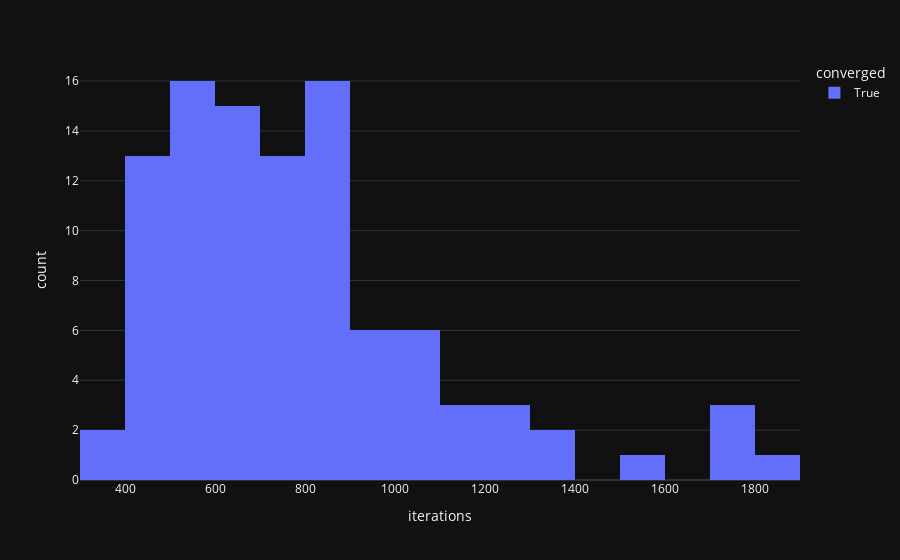

The notebook cell saved with this chart:
### Code cell
px.histogram(meta_data, x='iterations', color='converged')

### Figure 1 — Plotly figure (JSON) as saved in the notebook; plotly's stock layout.template omitted (floating-point values rounded to 4 significant figures)
{"data": [{"alignmentgroup": "True", "bingroup": "x", "hovertemplate": "converged=True<br>iterations=%{x}<br>count=%{y}<extra></extra>", "legendgroup": "True", "marker": {"color": "#636efa", "pattern": {"shape": ""}}, "name": "True", "offsetgroup": "True", "orientation": "v", "showlegend": true, "x": [807, 336, 1271, 788, 1023, 453, 934, 1381, 1062, 752, 481, 606, 826, 515, 648, 681, 1706, 564, 588, 1750, 843, 554, 344, 806, 733, 666, 405, 680, 646, 1832, 1006, 862, 848, 974, 480, 499, 479, 472, 803, 847, 1532, 707, 889, 793, 1150, 486, 997, 506, 661, 565, 504, 692, 585, 477, 1195, 547, 811, 592, 979, 739, 1043, 589, 529, 572, 817, 820, 861, 1260, 993, 1005, 480, 597, 816, 749, 418, 710, 765, 607, 754, 1735, 585, 683, 677, 1036, 856, 626, 991, 775, 492, 1217, 1376, 676, 648, 673, 544, 797, 783, 1127, 878, 465], "xaxis": "x", "yaxis": "y", "type": "histogram"}], "layout": {"xaxis": {"anchor": "y", "domain": [0.0, 1.0], "title": {"text": "iterations"}}, "yaxis": {"anchor": "x", "domain": [0.0, 1.0], "title": {"text": "count"}}, "legend": {"title": {"text": "converged"}, "tracegroupgap": 0}, "margin": {"t": 60}, "barmode": "relative"}}
